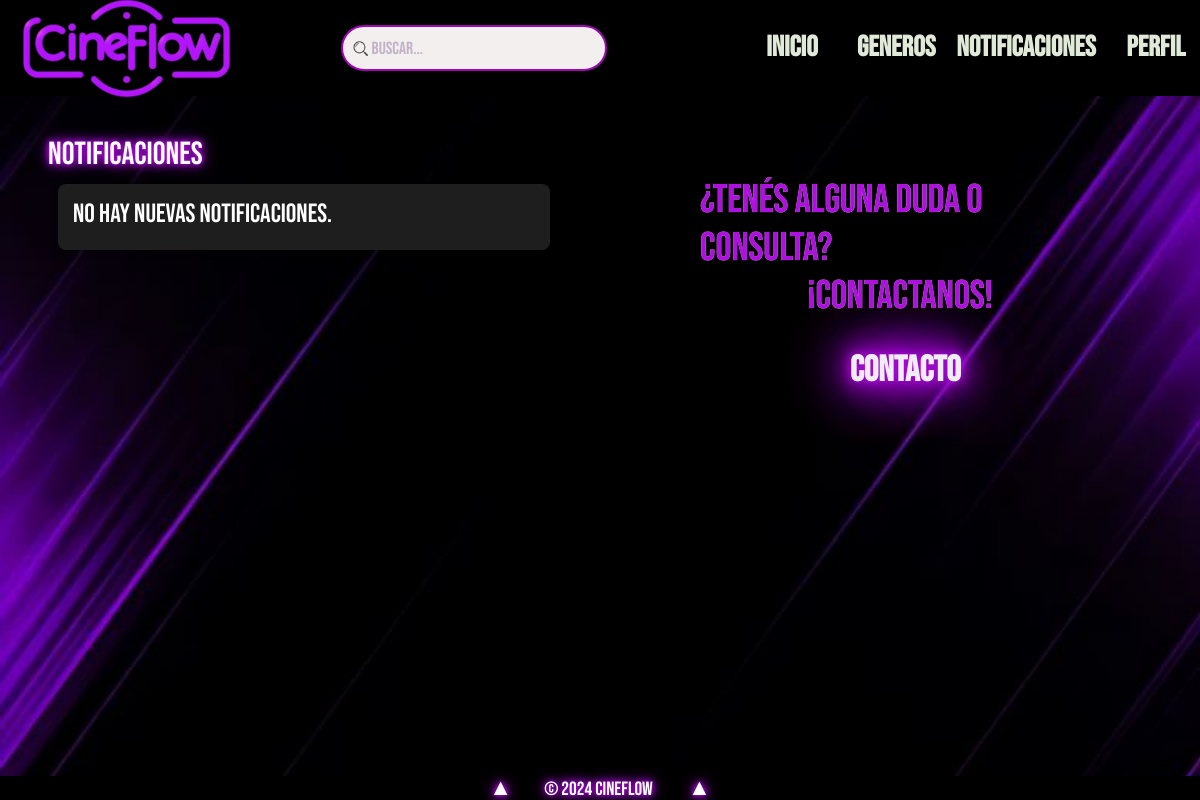
Page /notificaciones.php (signed in) on the earlier database version.
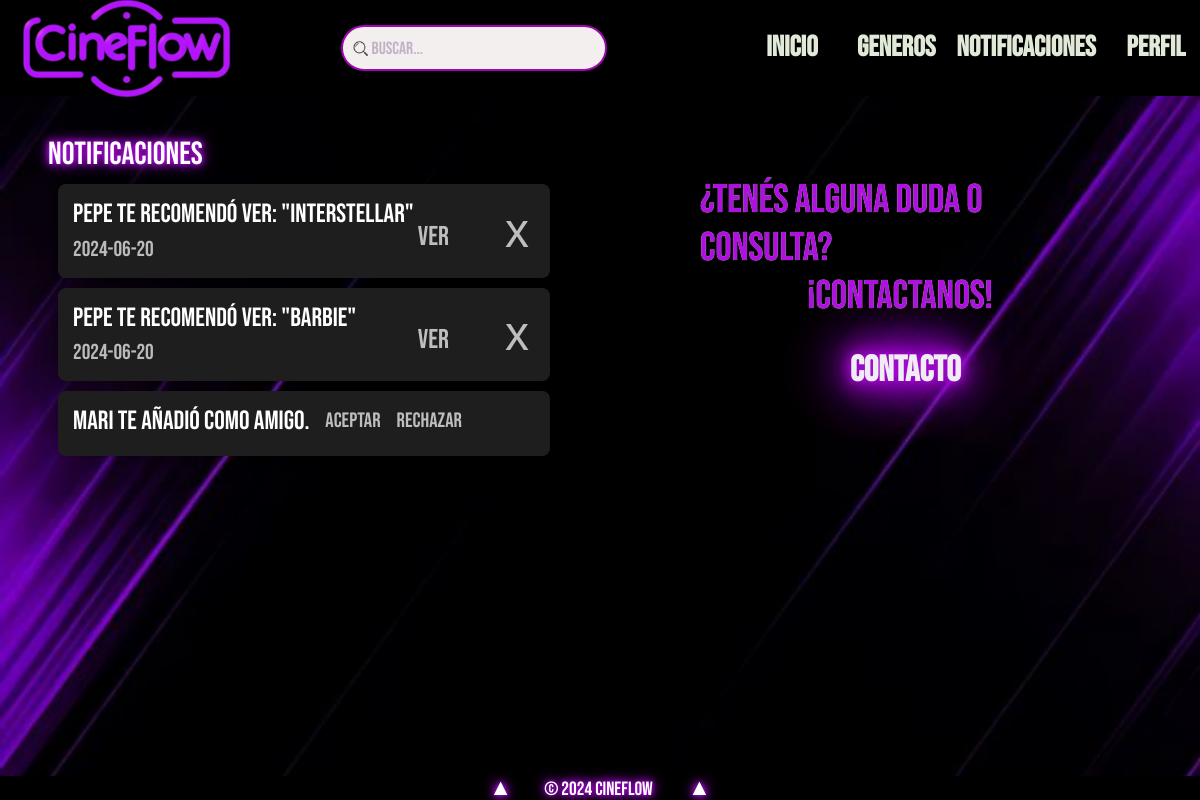
Same page on the later database version.
### tables this page shows
CREATE TABLE `notificacion` (
  `usuario_envia` int(8) NOT NULL,
  `usuario_recibe` int(8) NOT NULL,
  `mensaje` tinyint(1) NOT NULL,
  `id_peli` int(8) NOT NULL,
  `fecha` date DEFAULT NULL
);

CREATE TABLE `cuenta_usuario` (
  `id_cuenta` int(8) NOT NULL,
  `about_me` text NOT NULL,
  `id_usuario` int(8) NOT NULL,
  `id_img` int(1) DEFAULT NULL,
  `nombre_usuario` varchar(25) NOT NULL,
  `contraseña` varchar(255) NOT NULL
);

CREATE TABLE `peliculas` (
  `id_peli` int(8) NOT NULL,
  `titulo` varchar(70) NOT NULL,
  `descripcion` text NOT NULL,
  `estreno` date NOT NULL,
  `path_poster` varchar(255) NOT NULL,
  `duracion` int(3) NOT NULL,
  `video_mp4` varchar(255) DEFAULT NULL,
  `fecha_subida` date DEFAULT NULL
);

### notificaciones.php (the view, shortened to what this page needs)
<!doctype html>
<html lang="es">
<head>
    <link rel="stylesheet" href="https://cdnjs.cloudflare.com/ajax/libs/font-awesome/6.4.2/css/all.min.css" />
    <link rel="stylesheet" href="css/bootstrap.min.css">
    <link rel="stylesheet" href="css/normalize.css">
    <link rel="stylesheet" href="css/estilos.css">
    <link rel="stylesheet" type="text/css" href="slick/slick.css" />
    <link rel="stylesheet" type="text/css" href="slick/slick-theme.css" />
</head>
<body>
    <div class="container">
        <?php
        include("header.php");
        $userId = $_SESSION['id_cuenta'];
        $query_solicitud = "SELECT cu.id_cuenta, cu.nombre_usuario AS nombre_envia, n.mensaje, n.id_peli, n.fecha
                            FROM notificacion n
                            JOIN cuenta_usuario cu ON n.usuario_envia = cu.id_cuenta
                            WHERE n.usuario_recibe = $userId";
        $result_solicitud = $conexion->query($query_solicitud);
        ?>
        <main class="notificaciones-main animate-from-bottom">
            <aside class="notif">
                <h2 class="h2-animate">Notificaciones</h2>
                <div class="notificaciones">
                    <?php
                    $hayResultados = false;
                    if ($result_solicitud->num_rows > 0) {
                        $hayResultados = true;
                        while ($notificacion = $result_solicitud->fetch_assoc()) {
                            $nombre_envia = $notificacion['nombre_envia'];
                            $mensaje = $notificacion['mensaje'];
                            $usuario_envia_id = $notificacion['id_cuenta'];
                            $fecha = $notificacion['fecha'];
                            $peli = $notificacion['id_peli'];
                            if ($mensaje) {
                                echo '<div class="notificacion not">';
                                echo '<p class="mensaje">' . htmlspecialchars($nombre_envia) . ' te añadió como amigo.</p>';
                                echo '<form method="post" action="procesar_solicitud.php" class="botones-solicitud">';
                                echo '<button type="submit" name="aceptar[]" value="' . $usuario_envia_id . '">Aceptar</button>';
                                echo '<button type="submit" name="rechazar[]" value="' . $usuario_envia_id . '">Rechazar</button>';
                                echo '</form>';
                                echo '</div>';
                            } else {
                                $result_peli = $conexion->query("SELECT titulo FROM peliculas WHERE id_peli=$peli");
                                $pelicula = $result_peli->fetch_assoc();
                                $titulo_pelicula = $pelicula['titulo'];
                                echo '<div class="notificacion">';
                                echo '<p class="mensaje">' . htmlspecialchars($nombre_envia) . ' te recomendó ver: "' . htmlspecialchars($titulo_pelicula) . '"</p>';
                                echo '<span class="fecha">' . $fecha . '</span>';
                                echo '<button type="submit" class="cerrar-notificacion ver" data-id-peli="' . $peli . '">Ver</button>';
                                echo '<form method="post" action="eliminar_notificacion.php" class="eliminar-form">';
                                echo '<button type="submit" class="cerrar-notificacion eliminar">x</button>';
                                echo '</form>';
                                echo '</div>';
                            }
                        }
                    }
                    if (!$hayResultados) {
                        echo '<div class="notificacion">';
                        echo '<p class="mensaje">No hay nuevas notificaciones.</p>';
                        echo '</div>';
                    }
                    ?>
                </div>
            </aside>
            <aside class="contact">
                <div class="contacto">
                    <div style="position: relative; display: inline-block;">
                        <h2 class="borde">¿Tenés alguna duda o consulta?</h2>
                        <h2 class="wave" style="position: absolute; top: 0; left: 0;">¿Tenés alguna duda o consulta?</h2>
                    </div>
                    <div style="position: relative; display: inline-block;">
                        <h3 class="borde">¡Contactanos!</h3>
                        <h3 class="wave" style="position: absolute; top: 0; left: 0;">¡Contactanos!</h3>
                    </div>
                    <a href="contacto.php">Contacto</a>
                </div>
            </aside>
        </main>
    </div>
</body>
</html>

Differences in the rows shown:
added notificacion: usuario_envia.nombre_usuario "pepe", id_peli.titulo "Interstellar", fecha "2024-06-20"
added notificacion: usuario_envia.nombre_usuario "pepe", id_peli.titulo "Barbie", fecha "2024-06-20"
added notificacion: usuario_envia.nombre_usuario "mari"
Other differences:
text no longer shown: "No hay nuevas notificaciones."
